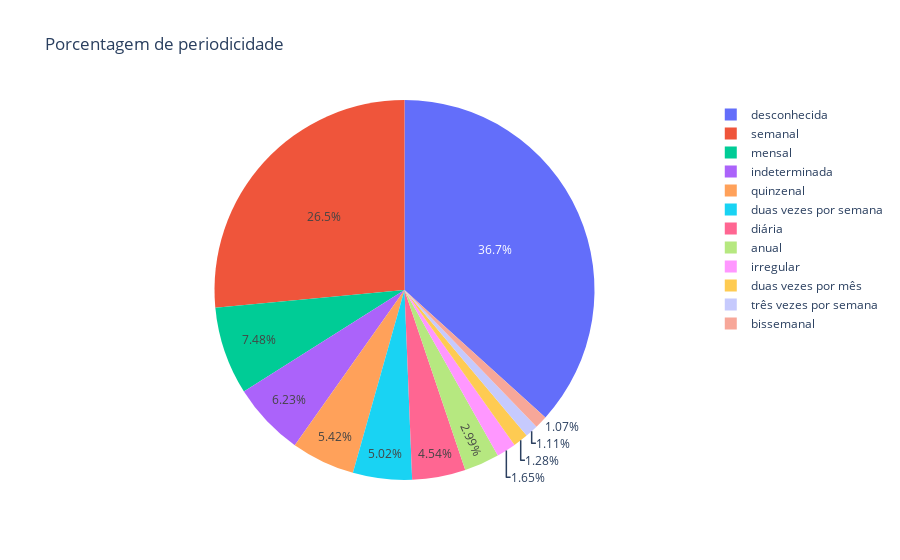

The notebook cell saved with this chart:
### Code cell
# gráfico de pizza
fig7 = px.pie(df_periodicity, values='periodicity', names=df_periodicity.index, title='Porcentagem de periodicidade')
fig7.show()
# salvar gráfico
fig7.write_image('./charts/fig7.png')

### Figure 1 — Plotly figure (JSON) as saved in the notebook; plotly's stock layout.template omitted (floating-point values rounded to 4 significant figures)
{"data": [{"domain": {"x": [0, 1], "y": [0, 1]}, "hovertemplate": "index=%{label}<br>periodicity=%{value}<extra></extra>", "labels": ["desconhecida", "semanal", "mensal", "indeterminada", "quinzenal", "duas vezes por semana", "diária", "anual", "irregular", "duas vezes por mês", "três vezes por semana", "bissemanal"], "legendgroup": "", "name": "", "showlegend": true, "type": "pie", "values": [0.3533, 0.255, 0.07202, 0.05999, 0.05219, 0.0483, 0.04372, 0.02881, 0.01593, 0.01237, 0.01068, 0.01034]}], "layout": {"legend": {"tracegroupgap": 0}, "title": {"text": "Porcentagem de periodicidade"}}}
